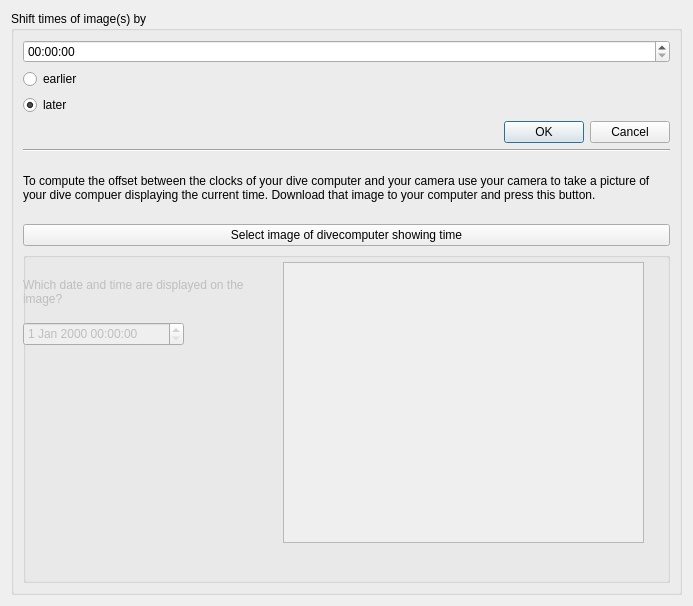
<?xml version="1.0" encoding="UTF-8"?>
<ui version="4.0">
 <class>ShiftImageTimesDialog</class>
 <widget class="QDialog" name="ShiftImageTimesDialog">
  <property name="geometry">
   <rect>
    <x>0</x>
    <y>0</y>
    <width>693</width>
    <height>606</height>
   </rect>
  </property>
  <property name="sizePolicy">
   <sizepolicy hsizetype="Minimum" vsizetype="Minimum">
    <horstretch>0</horstretch>
    <verstretch>0</verstretch>
   </sizepolicy>
  </property>
  <property name="windowTitle">
   <string>Shift selected times</string>
  </property>
  <property name="windowIcon">
   <iconset>
    <normalon>:/subsurface-icon</normalon>
   </iconset>
  </property>
  <layout class="QVBoxLayout" name="verticalLayout_2">
   <item>
    <widget class="QGroupBox" name="groupBox">
     <property name="title">
      <string>Shift times of image(s) by</string>
     </property>
     <layout class="QVBoxLayout" name="verticalLayout">
      <item>
       <widget class="QTimeEdit" name="timeEdit">
        <property name="date">
         <date>
          <year>2000</year>
          <month>1</month>
          <day>1</day>
         </date>
        </property>
        <property name="maximumDateTime">
         <datetime>
          <hour>23</hour>
          <minute>59</minute>
          <second>59</second>
          <year>2010</year>
          <month>12</month>
          <day>31</day>
         </datetime>
        </property>
        <property name="minimumDateTime">
         <datetime>
          <hour>0</hour>
          <minute>0</minute>
          <second>0</second>
          <year>2000</year>
          <month>1</month>
          <day>1</day>
         </datetime>
        </property>
        <property name="maximumDate">
         <date>
          <year>2010</year>
          <month>12</month>
          <day>31</day>
         </date>
        </property>
        <property name="minimumDate">
         <date>
          <year>2000</year>
          <month>1</month>
          <day>1</day>
         </date>
        </property>
        <property name="maximumTime">
         <time>
          <hour>23</hour>
          <minute>59</minute>
          <second>59</second>
         </time>
        </property>
        <property name="minimumTime">
         <time>
          <hour>0</hour>
          <minute>0</minute>
          <second>0</second>
         </time>
        </property>
        <property name="timeSpec">
         <enum>Qt::LocalTime</enum>
        </property>
       </widget>
      </item>
      <item>
       <widget class="QRadioButton" name="backwards">
        <property name="text">
         <string>earlier</string>
        </property>
       </widget>
      </item>
      <item>
       <widget class="QRadioButton" name="forward">
        <property name="text">
         <string>later</string>
        </property>
        <property name="checked">
         <bool>true</bool>
        </property>
       </widget>
      </item>
      <item>
       <widget class="QDialogButtonBox" name="buttonBox">
        <property name="orientation">
         <enum>Qt::Horizontal</enum>
        </property>
        <property name="standardButtons">
         <set>QDialogButtonBox::Cancel|QDialogButtonBox::Ok</set>
        </property>
       </widget>
      </item>
      <item>
       <widget class="Line" name="line">
        <property name="orientation">
         <enum>Qt::Horizontal</enum>
        </property>
       </widget>
      </item>
      <item>
       <widget class="QLabel" name="label">
        <property name="maximumSize">
         <size>
          <width>16777215</width>
          <height>60</height>
         </size>
        </property>
        <property name="layoutDirection">
         <enum>Qt::LeftToRight</enum>
        </property>
        <property name="text">
         <string>To compute the offset between the clocks of your dive computer and your camera use your camera to take a picture of your dive compuer displaying the current time. Download that image to your computer and press this button.</string>
        </property>
        <property name="wordWrap">
         <bool>true</bool>
        </property>
       </widget>
      </item>
      <item>
       <widget class="QPushButton" name="syncCamera">
        <property name="toolTip">
         <string>Determine camera time offset</string>
        </property>
        <property name="text">
         <string>Select image of divecomputer showing time</string>
        </property>
       </widget>
      </item>
      <item>
       <widget class="QGroupBox" name="displayDC">
        <property name="enabled">
         <bool>false</bool>
        </property>
        <property name="title">
         <string/>
        </property>
        <widget class="QDateTimeEdit" name="dcTime">
         <property name="geometry">
          <rect>
           <x>0</x>
           <y>70</y>
           <width>161</width>
           <height>24</height>
          </rect>
         </property>
        </widget>
        <widget class="QLabel" name="label_2">
         <property name="geometry">
          <rect>
           <x>0</x>
           <y>10</y>
           <width>234</width>
           <height>60</height>
          </rect>
         </property>
         <property name="maximumSize">
          <size>
           <width>16777215</width>
           <height>60</height>
          </size>
         </property>
         <property name="text">
          <string>Which date and time are displayed on the image?</string>
         </property>
         <property name="wordWrap">
          <bool>true</bool>
         </property>
        </widget>
        <widget class="QGraphicsView" name="DCImage">
         <property name="geometry">
          <rect>
           <x>260</x>
           <y>10</y>
           <width>361</width>
           <height>281</height>
          </rect>
         </property>
         <property name="verticalScrollBarPolicy">
          <enum>Qt::ScrollBarAlwaysOff</enum>
         </property>
         <property name="horizontalScrollBarPolicy">
          <enum>Qt::ScrollBarAlwaysOff</enum>
         </property>
        </widget>
       </widget>
      </item>
     </layout>
    </widget>
   </item>
  </layout>
 </widget>
 <resources>
  <include location="../subsurface.qrc"/>
 </resources>
 <connections>
  <connection>
   <sender>buttonBox</sender>
   <signal>accepted()</signal>
   <receiver>ShiftImageTimesDialog</receiver>
   <slot>accept()</slot>
   <hints>
    <hint type="sourcelabel">
     <x>248</x>
     <y>254</y>
    </hint>
    <hint type="destinationlabel">
     <x>157</x>
     <y>274</y>
    </hint>
   </hints>
  </connection>
  <connection>
   <sender>buttonBox</sender>
   <signal>rejected()</signal>
   <receiver>ShiftImageTimesDialog</receiver>
   <slot>reject()</slot>
   <hints>
    <hint type="sourcelabel">
     <x>316</x>
     <y>260</y>
    </hint>
    <hint type="destinationlabel">
     <x>286</x>
     <y>274</y>
    </hint>
   </hints>
  </connection>
 </connections>
</ui>
